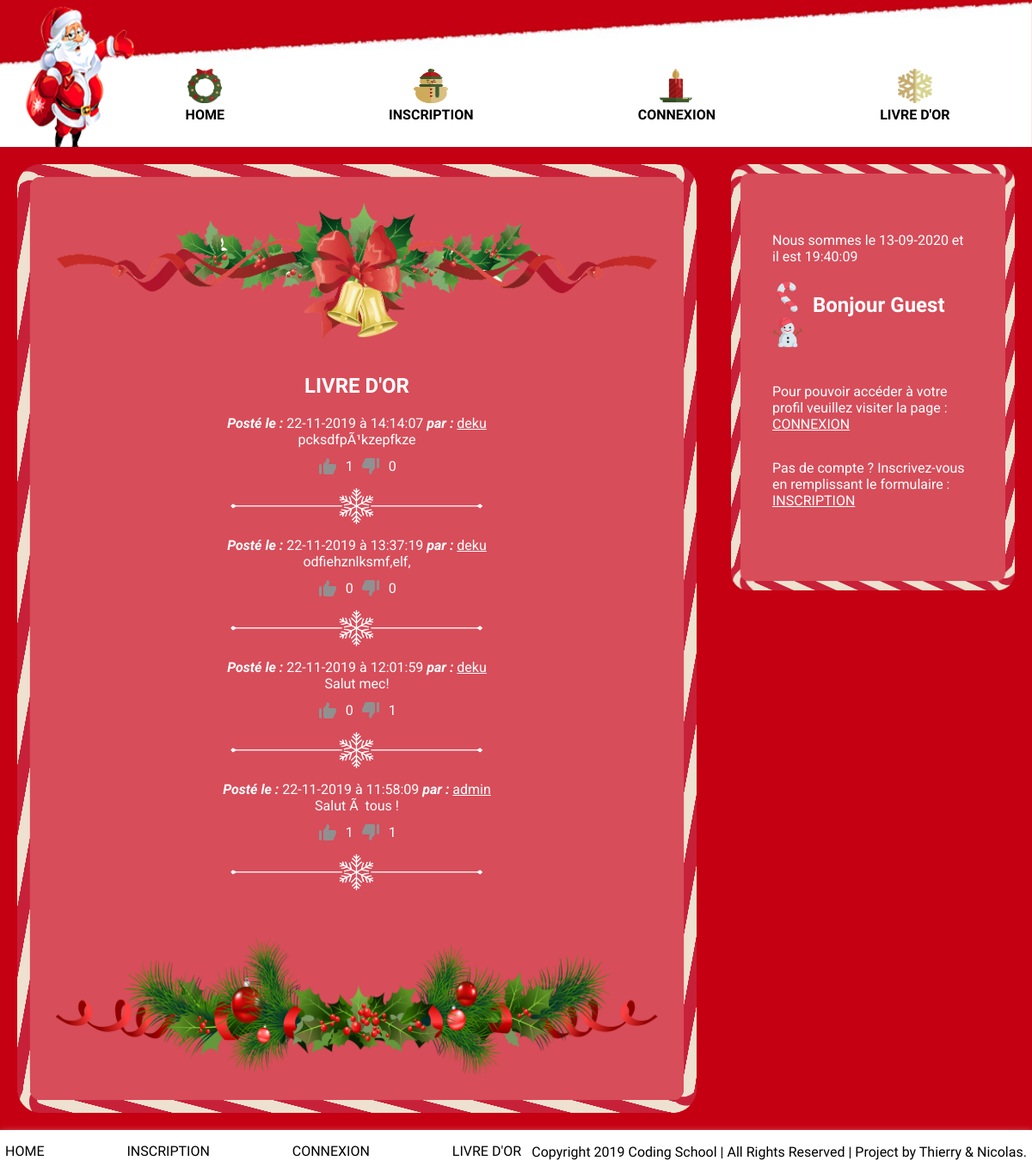
Screenshot of /livre-or.php with the database file from the repository.
### tables this page shows
CREATE TABLE IF NOT EXISTS `livreor_commentaires` (
  `id` int(11) NOT NULL AUTO_INCREMENT,
  `commentaire` text NOT NULL,
  `id_utilisateur` int(11) NOT NULL,
  `date` datetime NOT NULL,
  PRIMARY KEY (`id`)
);

CREATE TABLE IF NOT EXISTS `livreor_utilisateurs` (
  `id` int(11) NOT NULL AUTO_INCREMENT,
  `login` varchar(255) NOT NULL,
  `password` varchar(255) NOT NULL,
  PRIMARY KEY (`id`)
);

### livre-or.php (the view, shortened to what this page needs)
<?php
$cnx = mysqli_connect("db5000890310.hosting-data.io", "dbu594451", "S26n6j29p20m13!", "dbs781078");
$requete1 = "SELECT * FROM livreor_commentaires ORDER BY date DESC";
$query1 = mysqli_query($cnx, $requete1);
$resultat = mysqli_fetch_all($query1, MYSQLI_ASSOC);
?>
<!DOCTYPE html>
<html>
<head>
    <link rel="stylesheet" type="text/css" href="css/style.css">
</head>
<body>
<?php include("header.php"); ?>
    <main>
         <section class="leftsidebar">
          <img class="guirlandehaut" src="img/dividerguirlande.png">
          <h1>LIVRE D'OR</h1>
            <?php
            $taille = sizeof($resultat) - 1;
            $a = 0;
            while ($a <= $taille) {
                $datesql = $resultat[$a]['date'];
                $newdate = date('d-m-Y à H:i:s', strtotime($datesql));
                $iduser = $resultat[$a]['id_utilisateur'];
                $idcom = $resultat[$a]['id'];
                $intidcom = intval($idcom);
                $requetelogin = "SELECT login FROM livreor_utilisateurs WHERE id=$iduser";
                $query2 = mysqli_query($cnx, $requetelogin);
                $resultatlogin = mysqli_fetch_all($query2, MYSQLI_ASSOC);
                $requetecountlikeall = "SELECT COUNT(*) FROM livreor_votes WHERE id_commentaire=$intidcom AND valeur=1";
                $query5 = mysqli_query($cnx, $requetecountlikeall);
                $resultat5 = mysqli_fetch_all($query5, MYSQLI_ASSOC);
                $requetecountdislikeall = "SELECT COUNT(*) FROM livreor_votes WHERE id_commentaire=$intidcom AND valeur=-1";
                $query6 = mysqli_query($cnx, $requetecountdislikeall);
                $resultat6 = mysqli_fetch_all($query6, MYSQLI_ASSOC);
                ?>
                <article id="commentaire">
                <?php
                echo "<b><i>Posté le : </i></b>".$newdate;
                echo "<b><i> par : </i></b><u>".$resultatlogin[0]["login"]."</u><br>";
                echo $resultat[$a]['commentaire']."<br />";
                ?>
                </article>
                <article id="vote">
                    <form method="post" action="livre-or.php">
                        <div id="formvote">
                        <?php
                        if ( isset($_SESSION['login']) && $resultat3[0]['COUNT(*)'] != "0" ) {
                            echo "<input type=\"submit\" name=\"likebutton".$a."\" id=\"likev\" value=\"like\"><div class=\"resultatvotes\">".$resultat5[0]['COUNT(*)']."</div>";
                            echo "<input type=\"submit\" name=\"dislikebutton".$a."\" id=\"dislike\" value=\"dislike\"><div class=\"resultatvotes\">".$resultat6[0]['COUNT(*)']."</div>";
                        }
                        else {
                            echo "<input type=\"submit\" name=\"likebutton".$a."\" id=\"like\" value=\"like\"><div class=\"resultatvotes\">".$resultat5[0]['COUNT(*)']."</div>";
                            echo "<input type=\"submit\" name=\"dislikebutton".$a."\" id=\"dislike\" value=\"dislike\"><div class=\"resultatvotes\">".$resultat6[0]['COUNT(*)']."</div>";
                        }
                        ?>
                        </div>
                    </form>
                </article>
                <img id="divider" src="img/div.png">
                <?php
                $a++;
            }
                ?>
            <img class="guirlandebas" src="img/dividerguirlandebas.png">
        </section>
        <section class="rightsidebar">
        <?php
        if(isset($_SESSION['login']))
        {
            echo "Nous sommes le ".date('d-m-Y')." et il est ".date('H:i:s');
            echo "<div id=\"phrasebvn\"><img id=\"icones\" src=\"img/candycane.png\">&nbsp Bonjour ".$_SESSION["login"]."&nbsp <img id=\"icones\" src=\"img/snowmanicon.png\"></div>";
            ?>
            <p>Vous êtes connecté en tant qu'utilisateur :</p>
            <p>Accédez à votre page de <a href="profil.php">PROFIL</a>&nbsp&nbsp&nbsp&nbsp</p>
            <p>Ajouter un commentaire en visitant la page <a href="commentaire.php">COMMENTAIRE</a></p><br />
            <form action="index.php" method="post">
                <input class="mybutton"  name="deco" value="Deconnexion" type="submit" />
            </form>
        <?php
        }
        else
        {
            echo "Nous sommes le ".date('d-m-Y')." et il est ".date('H:i:s');
            ?>
            <h1><img id="icones" src="img/candycane.png">&nbsp Bonjour Guest&nbsp <img id="icones" src="img/snowmanicon.png"></h1>
            <p>Pour pouvoir accéder à votre profil veuillez visiter la page : <a href="connexion.php">CONNEXION</a></p>
            <p>Pas de compte ? Inscrivez-vous en remplissant le formulaire : <a href="inscription.php">INSCRIPTION</a></p>
        <?php
        }
        ?>
         </section>
    </main>
<?php include("footer.php");
?>
</body>
</html>

### header.php
<header>
        <nav class="nav">
             <section class="undernav">
                <a href="index.php"><img src="img/wreath.png"></a>
                <a href="index.php">HOME</a>
            </section>
            <?php if(!isset($_SESSION['login'])){ ?>
            <section class="undernav">
                <a href="inscription.php"><img src="img/snowman.png"></a>
                <a href="inscription.php">INSCRIPTION</a>
            </section>
            <section class="undernav">
                <a href="connexion.php"><img src="img/candle.png"></a>
                <a href="connexion.php">CONNEXION</a>
            </section>
            <?php } if(isset($_SESSION['login'])){ ?>
            <section class="undernav">
                <a href="profil.php"><img src="img/cookie.png"></a>
                <a href="profil.php">USER PROFIL</a>
            </section>
             <section class="undernav">
                <a href="commentaire.php"><img src="img/letter.png"></a>
                <a href="commentaire.php">COMMENTAIRE</a>
            </section>
            <section class="undernav">
             <form action="index.php" method="post">
             <input type="submit" class="submit1"  name="deco" value="Deconnexion" />
             </form>
             <a href="#">DECONNEXION</a>
             </section>
            <?php } ?>
            <section class="undernav">
                <a href="livre-or.php"><img src="img/snowflake.png"></a>
                <a href="livre-or.php">LIVRE D'OR</a>
            </section>
        </nav>
    </header>

### footer.php
<footer>
      <nav class="navfooter">
          <a href="index.php">HOME</a>
          <?php if(!isset($_SESSION['login'])){ ?>
          <a href="inscription.php">INSCRIPTION</a>
          <a href="connexion.php">CONNEXION</a>
          <?php } if(isset($_SESSION['login'])){ ?>
          <a href="profil.php">USER PROFIL</a>
          <a href="commentaire.php">COMMENTAIRE</a>
          <?php } ?>
          <a href="livre-or.php">LIVRE D'OR</a>
      </nav>
      <article>
          <p>Copyright 2019 Coding School | All Rights Reserved | Project by Thierry & Nicolas.</p>
      </article>
  </footer>

### css/style.css (style rules this page uses)
body { margin: 0; height: 100vh; background-repeat: no-repeat; background-size: cover; background-color: #C50012; display: flex; flex-direction: column; justify-content: space-between; font-family: 'Roboto', sans-serif; color: white; }
body h1 { font-family: 'Mountains of Christmas', cursive; }
main { display: flex; justify-content: space-around; flex-grow:1; }
header { background-image: url('../img/header.png'); background-size: 100% 200px; display: flex; justify-content: space-around; align-items: center; padding-top: 80px; padding-left: 120px; }
header img { width: 150px; height: 100px; }
.nav { display: flex; justify-content: space-around; align-items: center; width: 100%; padding-bottom: 28px; }
.nav img { width: 40px; height: 40px; }
.nav a { color: black; text-decoration: none; }
.undernav { display: flex; flex-direction: column; justify-content: center; align-items: center; font-family: 'Mountains of Christmas', cursive; font-weight: bold; }
.rightsidebar { background-color: rgba(255, 255, 255, 0.3); margin : 20px; padding: 20px; display: flex; flex-direction: column; justify-content: center; align-items: center; width: 25%; border: 28px solid; border-image: url('../img/candy.png'); border-image-slice: 250; border-radius: 40px; max-height: 400px; }
.rightsidebar a { color: white; text-decoration: underline; }
.leftsidebar { background-color: rgba(255, 255, 255, 0.3); margin : 20px; padding: 20px; display: flex; flex-direction: column; justify-content: center; align-items: center; width: 75%; border: 24px solid; border-image: url('../img/candy.png'); border-image-slice: 160; border-radius: 40px; }
.navfooter { display: flex; justify-content: space-between; align-items: center; width: 600px; }
.navfooter a { color: black; text-decoration: none; }
footer { background-color: white; box-shadow: 1px 5px 10px white; width: 100%; height: 50px; display: flex; justify-content: space-around; color: black; font-family: 'Mountains of Christmas', cursive; }
#divider { height: 70px; width: 300px; }
#commentaire { text-align: center; }
#icones { height: 35px; width: 35px; }
.guirlandehaut { width: 700px; height: 160px; margin-bottom: 20px; }
.guirlandebas { width: 700px; height: 160px; margin-top: 40px; }
#like { font-size: 0; width: 24px; height: 24px; border: none; margin: 0; padding: 0; background: transparent; background-image: url(../img/like.png); opacity: 1; }
#dislike { font-size: 0; width: 24px; height: 24px; border: none; margin: 0; padding: 0; background: transparent; background-image: url(../img/dislike.png); }
.resultatvotes { line-height: 24px; }
#formvote { display: flex; flex-direction: row; justify-content: space-around; width: 100px; margin-top: 10px; }

### rows the page displays
livreor_commentaires: date "22-11-2019 à 14:14:07", commentaire "pcksdfpÃ¹kzepfkze"
livreor_utilisateurs: login "deku"
livreor_commentaires: date "22-11-2019 à 13:37:19", commentaire "odfiehznlksmf,elf,"
livreor_commentaires: date "22-11-2019 à 12:01:59", commentaire "Salut mec!"
livreor_commentaires: date "22-11-2019 à 11:58:09", commentaire "Salut Ã tous !"
livreor_utilisateurs: login "admin"

### other values shown
$resultat5[0]['COUNT(*)'] "1"
$resultat6[0]['COUNT(*)'] "0"
$resultat5[0]['COUNT(*)'] "0"
$resultat6[0]['COUNT(*)'] "1"
